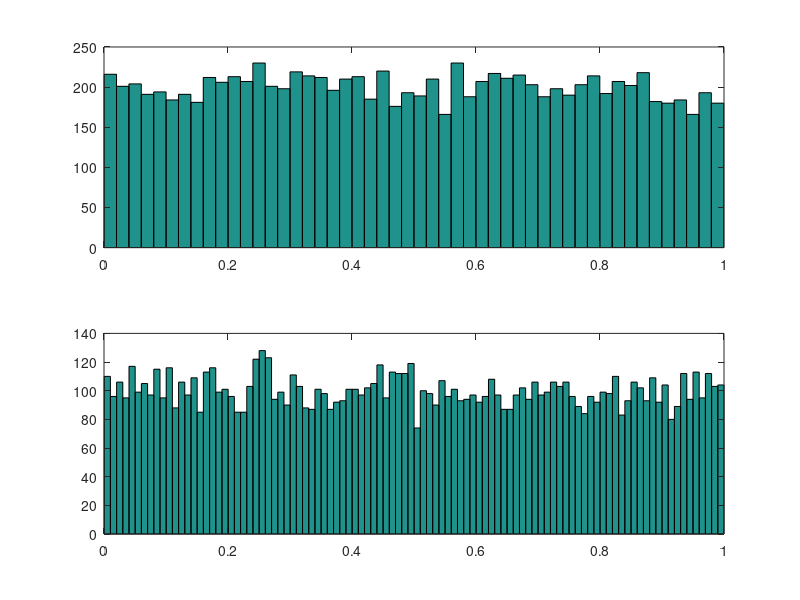

Here is the MATLAB script that generated this plot:
%% Squares
% Two squares on a plot
RU = rand(10000, 1)
RN = rand(10000, 1)
subplot(211), hist(RU)
subplot(212), hist(RN)

%%

% Alternative grouping for each plot: 
% Plot 1: 10 -> 50 
% Plot 2: 10 -> 100
RU = rand(10000, 1)
RN = rand(10000, 1)
subplot(211), hist(RU, 50)
subplot(212), hist(RN, 100)


